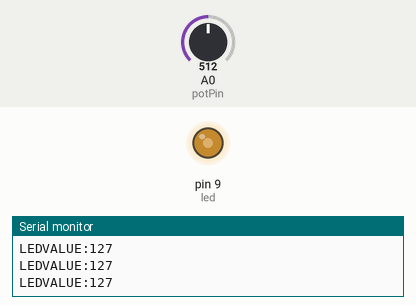
The sketch below on a simulated Arduino Uno, built with avr-gcc and run on an emulated ATmega328P. Parts: output pins drawn as LEDs (lit = HIGH), the last lines printed to the serial monitor. Inputs (shaded band) come from the test bench; at power-on: A0 (potPin) = 512.

Above: at 1.2 s.
1.3 s: A0 (potPin) set to 716
At 2.0 s:
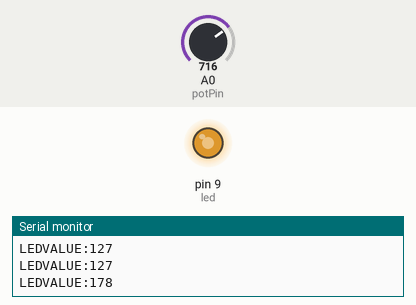
3.1 s: A0 (potPin) set to 900
At 4.4 s:
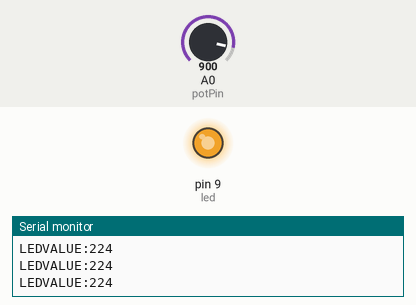
4.7 s: A0 (potPin) set to 122
At 5.8 s:
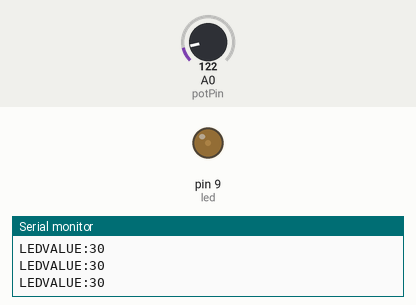
6.3 s: A0 (potPin) set to 0
At 7.1 s:
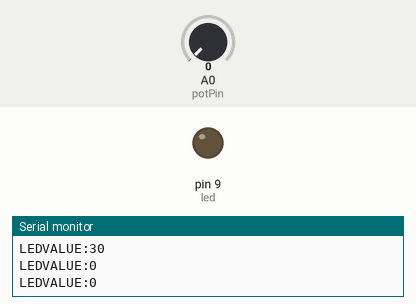
7.9 s: A0 (potPin) set to 511
At 8.3 s:
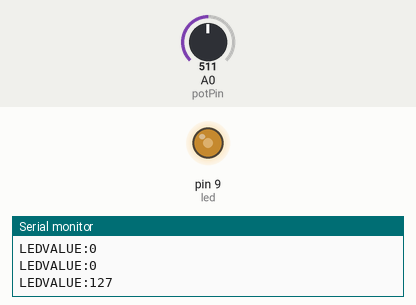
Timing chart, 0 to 10.5 s (numbered marks = the images above; inputs shaded):
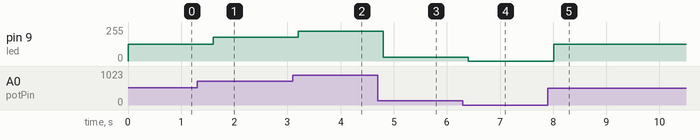

Measured:
- after the input at 1.3 s, pin 9 (led): 127/255 → 178/255 after 0.30 s
- after the input at 3.1 s, pin 9 (led): 178/255 → 224/255 after 0.10 s
- after the input at 4.7 s, pin 9 (led): 224/255 → 30/255 after 0.11 s
- after the input at 6.3 s, pin 9 (led): 30/255 → 0/255 after 0.11 s
- after the input at 7.9 s, pin 9 (led): 0/255 → 127/255 after 0.11 s

The sketch:

potentio-meter.ino
```cpp
int potPin = A0;
int potValue = 0;
int led = 9;
int ledValue= 0;
void setup() {
  // put your setup code here, to run once:
  pinMode(led,OUTPUT);
  Serial.begin(9600);
}

void loop() {
  // put your main code here, to run repeatedly:
  potValue = analogRead(potPin);
  ledValue = map(potValue,0, 1023, 0,255);
  analogWrite(led,ledValue);
  Serial.print("LEDVALUE:");
  Serial.println(ledValue);
  delay (400);
}
```
